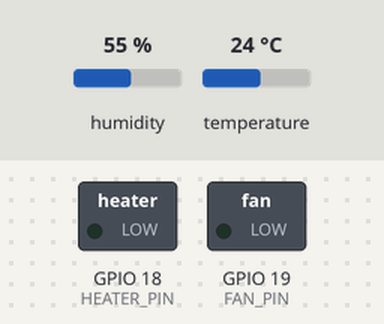
Recording of a sketch running on a simulated ESP32. Parts: switched loads named in the sketch (green lamp = pin HIGH). The inputs (shaded band) are chosen by the test bench; at power-on: temperature 24 °C, humidity 55 %. What the sketch prints to the serial monitor is not drawn.

Above: at 1.2 s.
1.3 s: temperature set to 21 °C
3.2 s: temperature set to 18 °C
At 5.2 s:
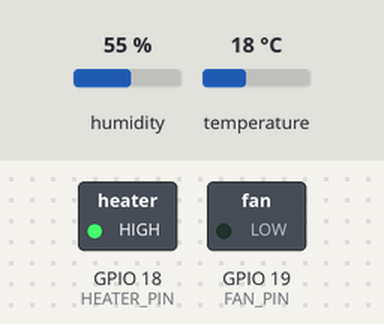
5.5 s: temperature set to 28 °C
At 6.5 s:
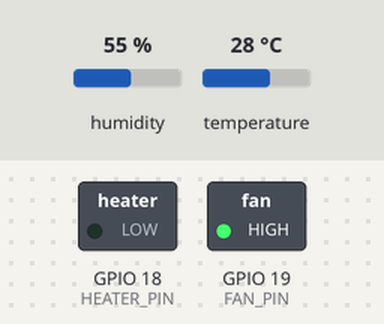
7.5 s: temperature set to 24 °C
At 8.9 s:
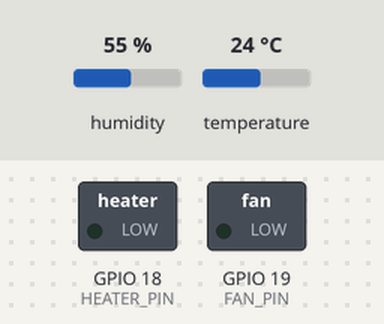
9.6 s: temperature set to 12 °C
At 11.3 s:
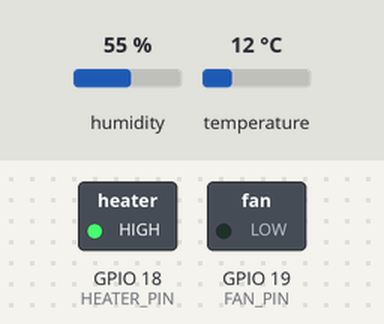
Timing chart, 0 to 12.6 s (numbered marks = the images above; inputs shaded):
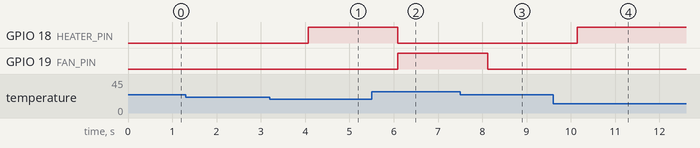

Measured:
- the behaviour switches between 20 and 19 °C on temperature (found by bisection; images 0 and 1)
- the behaviour switches between 26 and 25 °C on temperature (found by bisection; images 2 and 3)
- after the input at 1.3 s, every drawn part: stays the same
- after the input at 3.2 s, GPIO 18 (HEATER_PIN): LOW → HIGH after 0.87 s
- after the input at 5.5 s, GPIO 18 (HEATER_PIN): HIGH → LOW after 0.60 s; GPIO 19 (FAN_PIN): LOW → HIGH after 0.60 s
- after the input at 7.5 s, GPIO 19 (FAN_PIN): HIGH → LOW after 0.62 s
- after the input at 9.6 s, GPIO 18 (HEATER_PIN): LOW → HIGH after 0.54 s

The sketch:

arduino_uno_hm10.ino
```cpp
/*
 * Arduino Uno + HM-10 (BLE) — 웹앱 호환 샘플
 *
 * 웹앱 수신 포맷 (둘 중 하나):
 *   1) 온도,roll,pitch\n           예: 24.5,1.2,15.4
 *   2) 내부온,습,외부온,습,roll,pitch\n  (6필드, 앱이 1·5·6번 사용)
 *
 * HM-10 ↔ Uno: SoftwareSerial 또는 Serial(3,4핀 등) 보드레이트 9600/115200 동일
 * HM-10 기본 UUID: ffe0 / ffe1 (웹앱과 동일)
 */

#include <SoftwareSerial.h>
#include <DHT.h>

#define DHT_PIN 23        // Uno는 23 없음 → 실제 핀으로 변경 (예: 7)
#define FAN_PIN 19        // Uno는 19 없음 → 실제 핀으로 변경 (예: 8)
#define HEATER_PIN 18     // Uno는 18 없음 → 실제 핀으로 변경 (예: 9)
#define HM10_RX 2
#define HM10_TX 3

#define DHTTYPE DHT11

DHT dht(DHT_PIN, DHTTYPE);
SoftwareSerial hm10(HM10_RX, HM10_TX);

bool isAutoMode = true;
float autoHeaterBelow = 20.0f;
float autoFanAbove = 25.0f;

unsigned long lastSend = 0;
const unsigned long SEND_MS = 500;

void setup() {
  Serial.begin(115200);
  hm10.begin(9600);  // HM-10 AT+BAUD? 와 동일하게

  pinMode(FAN_PIN, OUTPUT);
  pinMode(HEATER_PIN, OUTPUT);
  digitalWrite(FAN_PIN, LOW);
  digitalWrite(HEATER_PIN, LOW);

  dht.begin();
  Serial.println("Uno + HM-10 ready");
}

void loop() {
  // 앱 → 우노 명령 (한 줄)
  if (hm10.available()) {
    String cmd = hm10.readStringUntil('\n');
    cmd.trim();
    if (cmd == "MODE:AUTO") isAutoMode = true;
    else if (cmd == "MODE:MANUAL") isAutoMode = false;
    else if (!isAutoMode) {
      if (cmd == "FAN:ON") { digitalWrite(FAN_PIN, HIGH); digitalWrite(HEATER_PIN, LOW); }
      else if (cmd == "FAN:OFF") digitalWrite(FAN_PIN, LOW);
      else if (cmd == "HEATER:ON") { digitalWrite(HEATER_PIN, HIGH); digitalWrite(FAN_PIN, LOW); }
      else if (cmd == "HEATER:OFF") digitalWrite(HEATER_PIN, LOW);
    }
  }

  float temp = dht.readTemperature();
  if (isnan(temp)) temp = 0.0f;

  // 데모: roll/pitch (BNO055 없으면 0)
  float roll = 0.0f;
  float pitch = 0.0f;

  if (isAutoMode) {
    if (temp > autoFanAbove) {
      digitalWrite(FAN_PIN, HIGH);
      digitalWrite(HEATER_PIN, LOW);
    } else if (temp < autoHeaterBelow) {
      digitalWrite(FAN_PIN, LOW);
      digitalWrite(HEATER_PIN, HIGH);
    } else {
      digitalWrite(FAN_PIN, LOW);
      digitalWrite(HEATER_PIN, LOW);
    }
  }

  if (millis() - lastSend >= SEND_MS) {
    lastSend = millis();
    // 웹앱 3필드 포맷
    hm10.print(temp, 1);
    hm10.print(",");
    hm10.print(roll, 1);
    hm10.print(",");
    hm10.print(pitch, 1);
    hm10.print("\n");
  }
}
```
